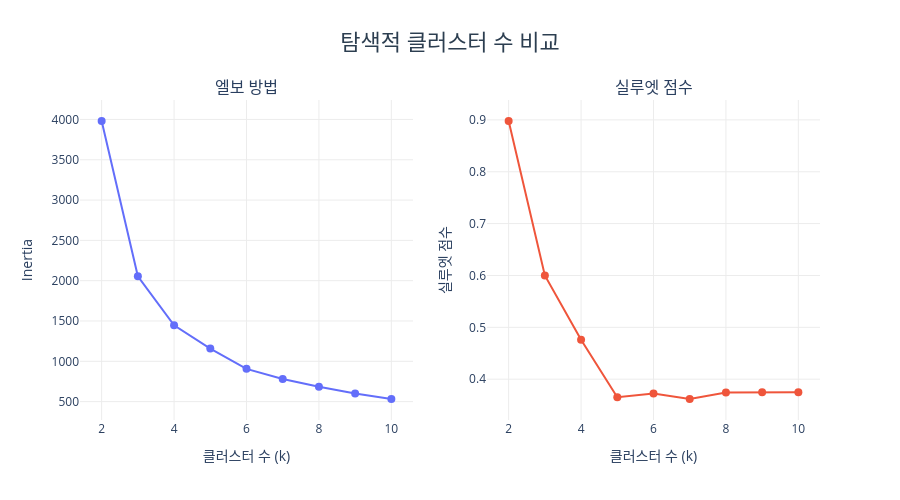

The notebook cell saved with this chart:
### Markdown cell above
## 보조 탐색: KMeans 군집 구조

KMeans 클러스터링을 수행하기 전, 최적의 클러스터 수(k)를 결정하기 위해 <strong>엘보 방법</strong>와 <strong>실루엣 점수</strong> 두 가지 방법을 함께 사용했다.  
이상치에 민감한 Recency, Frequency, Monetary 원본 수치를 그대로 사용하면 클러스터링 결과가 왜곡될 수 있기 때문에, 이상치에 덜 민감한 <strong>RobustScaler</strong>로 스케일링한 값을 사용했다.

- <strong>엘보 방법</strong>: k가 증가할수록 클러스터 내 분산(Inertia)이 감소하는데, 감소폭이 급격히 줄어드는 지점(꺾이는 지점)을 탐색 후보로 살핀다.
- <strong>실루엣 점수</strong>: 클러스터링의 품질을 평가하는 지표로, 1에 가까울수록 클러스터가 잘 나뉜 것을 의미한다.

### Code cell
features = rfm[['Recency', 'Frequency', 'Monetary']]
scaler = RobustScaler()
scaled_features = pd.DataFrame(
    scaler.fit_transform(features),
    columns=['Recency', 'Frequency', 'Monetary']
)

inertias, silhouette_scores_list = [], []
k_range = range(2, 11)

for k in k_range:
    kmeans = KMeans(n_clusters=k, random_state=42, n_init=10)
    labels = kmeans.fit_predict(scaled_features)
    inertias.append(kmeans.inertia_)
    silhouette_scores_list.append(silhouette_score(scaled_features, labels))

fig = make_subplots(rows=1, cols=2, subplot_titles=('엘보 방법', '실루엣 점수'))

fig.add_trace(
    go.Scatter(x=list(k_range), y=inertias, mode='lines+markers',
               marker=dict(size=8, color='#636EFA'), line=dict(color='#636EFA'),
               showlegend=False),
    row=1, col=1
)
fig.add_trace(
    go.Scatter(x=list(k_range), y=silhouette_scores_list, mode='lines+markers',
               marker=dict(size=8, color='#EF553B'), line=dict(color='#EF553B'),
               showlegend=False),
    row=1, col=2
)

fig.update_layout(
    title=dict(text='탐색적 클러스터 수 비교',
               font=dict(size=22, color='#2c3e50'), x=0.5, xanchor='center'),
    height=500, plot_bgcolor='white'
)
fig.update_xaxes(title_text='클러스터 수 (k)', gridcolor='#ececec')
fig.update_yaxes(gridcolor='#ececec')
fig.update_yaxes(title_text='Inertia', row=1, col=1)
fig.update_yaxes(title_text='실루엣 점수', row=1, col=2)
display(fig)

silhouette_table=pd.DataFrame({'k':list(k_range),'Inertia':inertias,'실루엣 점수':silhouette_scores_list})
display(silhouette_table.round({'Inertia':2,'실루엣 점수':4}))

### Figure 1 — Plotly figure (JSON) as saved in the notebook; plotly's stock layout.template omitted (floating-point values rounded to 4 significant figures)
{"data": [{"line": {"color": "#636EFA"}, "marker": {"color": "#636EFA", "size": 8}, "mode": "lines+markers", "showlegend": false, "type": "scatter", "x": [2, 3, 4, 5, 6, 7, 8, 9, 10], "xaxis": "x", "y": [3981.0, 2055.0, 1447.0, 1158.0, 906.2, 781.2, 683.4, 599.7, 532.3], "yaxis": "y"}, {"line": {"color": "#EF553B"}, "marker": {"color": "#EF553B", "size": 8}, "mode": "lines+markers", "showlegend": false, "type": "scatter", "x": [2, 3, 4, 5, 6, 7, 8, 9, 10], "xaxis": "x2", "y": [0.8979, 0.6, 0.4761, 0.3651, 0.3726, 0.3618, 0.3743, 0.3746, 0.3746], "yaxis": "y2"}], "layout": {"annotations": [{"font": {"size": 16}, "showarrow": false, "text": "엘보 방법", "x": 0.225, "xanchor": "center", "xref": "paper", "y": 1, "yanchor": "bottom", "yref": "paper"}, {"font": {"size": 16}, "showarrow": false, "text": "실루엣 점수", "x": 0.775, "xanchor": "center", "xref": "paper", "y": 1, "yanchor": "bottom", "yref": "paper"}], "height": 500, "plot_bgcolor": "white", "title": {"font": {"color": "#2c3e50", "size": 22}, "text": "탐색적 클러스터 수 비교", "x": 0.5, "xanchor": "center"}, "xaxis": {"anchor": "y", "domain": [0, 0.45], "gridcolor": "#ececec", "title": {"text": "클러스터 수 (k)"}}, "xaxis2": {"anchor": "y2", "domain": [0.55, 1], "gridcolor": "#ececec", "title": {"text": "클러스터 수 (k)"}}, "yaxis": {"anchor": "x", "domain": [0, 1], "gridcolor": "#ececec", "title": {"text": "Inertia"}}, "yaxis2": {"anchor": "x2", "domain": [0, 1], "gridcolor": "#ececec", "title": {"text": "실루엣 점수"}}}}
